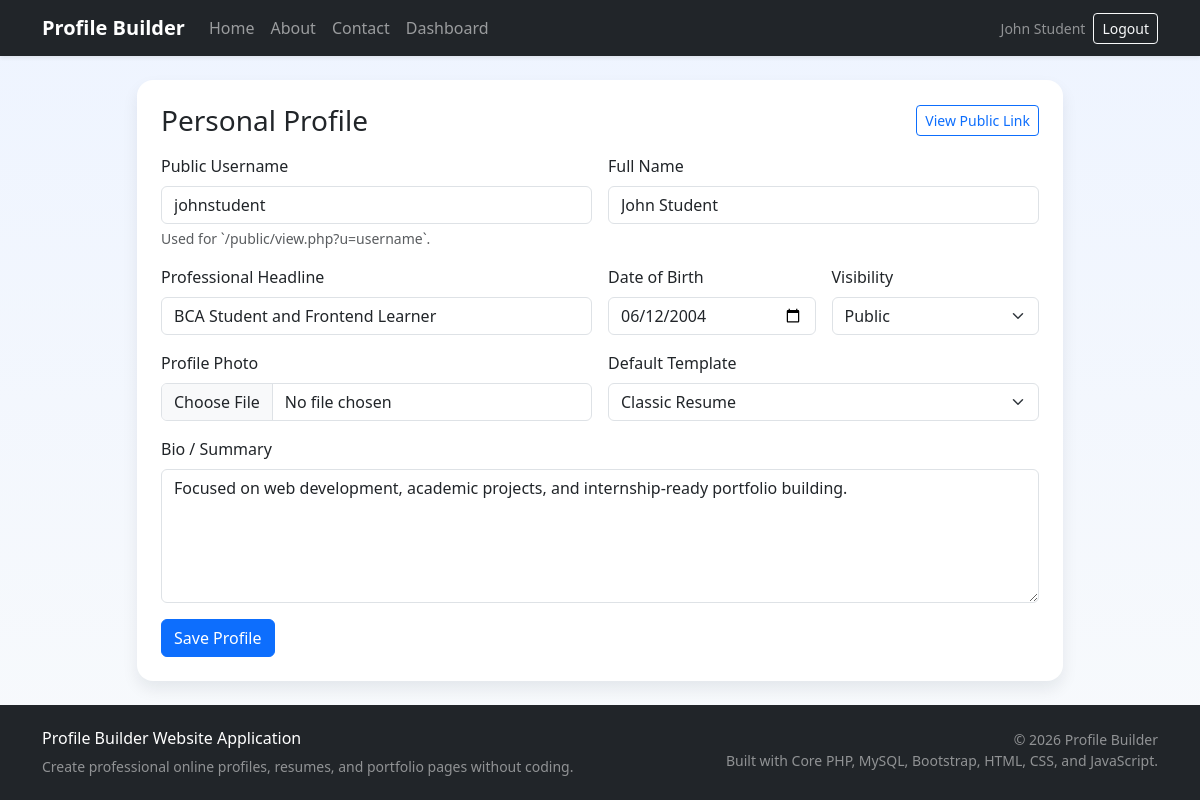
The app's page /user/profile.php (signed in) with its own data.
### tables this page shows
CREATE TABLE profiles (
    id INT AUTO_INCREMENT PRIMARY KEY,
    user_id INT NOT NULL,
    username VARCHAR(50) NOT NULL UNIQUE,
    full_name VARCHAR(120) NOT NULL,
    headline VARCHAR(150) NOT NULL,
    bio TEXT NULL,
    date_of_birth DATE NULL,
    profile_photo VARCHAR(255) NULL,
    template_name VARCHAR(50) NOT NULL DEFAULT 'classic',
    privacy ENUM('public', 'private') NOT NULL DEFAULT 'public',
    created_at TIMESTAMP NOT NULL DEFAULT CURRENT_TIMESTAMP,
    updated_at TIMESTAMP NOT NULL DEFAULT CURRENT_TIMESTAMP ON UPDATE CURRENT_TIMESTAMP,
    CONSTRAINT fk_profiles_user FOREIGN KEY (user_id) REFERENCES users(id) ON DELETE CASCADE
);

### includes/functions.php (called while the page is built, shortened)
<?php
require_once __DIR__ . '/../config/database.php';
function db(): PDO
{
    global $pdo;
    return $pdo;
}
function e(?string $value): string
{
    return htmlspecialchars((string) $value, ENT_QUOTES, 'UTF-8');
}
function current_user(): ?array
{
    return $_SESSION['user'] ?? null;
}
function is_logged_in(): bool
{
    return current_user() !== null;
}
function get_user_profile(int $userId): ?array
{
    $stmt = db()->prepare('SELECT * FROM profiles WHERE user_id = ? LIMIT 1');
    $stmt->execute([$userId]);
    return $stmt->fetch() ?: null;
}
function get_templates(): array
{
    return [
        'classic' => 'Classic Resume',
        'modern' => 'Modern Portfolio',
        'minimal' => 'Minimal Professional',
    ];
}
function public_profile_link(string $username): string
{
    return '/profile-builder-website-application/public/view.php?u=' . urlencode($username);
}

### user/profile.php (the view, shortened to what this page needs)
<?php
$userId = (int) current_user()['id'];
$profile = get_user_profile($userId);
$profile = get_user_profile($userId);
require_once __DIR__ . '/../includes/header.php';
?>
<div class="row justify-content-center">
    <div class="col-lg-10">
        <div class="card form-card">
            <div class="card-body p-4">
                <div class="d-flex justify-content-between align-items-center mb-3">
                    <h1 class="h3 mb-0">Personal Profile</h1>
                    <?php if ($profile && $profile['username']): ?>
                        <a class="btn btn-outline-primary btn-sm" href="<?= e(public_profile_link($profile['username'])); ?>" target="_blank">View Public Link</a>
                    <?php endif; ?>
                </div>
                <form method="post" enctype="multipart/form-data">
                    <div class="row g-3">
                        <div class="col-md-6">
                            <label class="form-label">Public Username</label>
                            <input type="text" name="username" class="form-control" required value="<?= e($profile['username'] ?? ''); ?>">
                            <div class="form-text">Used for `/public/view.php?u=username`.</div>
                        </div>
                        <div class="col-md-6">
                            <label class="form-label">Full Name</label>
                            <input type="text" name="full_name" class="form-control" required value="<?= e($profile['full_name'] ?? current_user()['name']); ?>">
                        </div>
                        <div class="col-md-6">
                            <label class="form-label">Professional Headline</label>
                            <input type="text" name="headline" class="form-control" required value="<?= e($profile['headline'] ?? ''); ?>">
                        </div>
                        <div class="col-md-3">
                            <label class="form-label">Date of Birth</label>
                            <input type="date" name="date_of_birth" class="form-control" value="<?= e($profile['date_of_birth'] ?? ''); ?>">
                        </div>
                        <div class="col-md-3">
                            <label class="form-label">Visibility</label>
                            <select name="privacy" class="form-select">
                                <option value="public" <?= ($profile['privacy'] ?? 'public') === 'public' ? 'selected' : ''; ?>>Public</option>
                            </select>
                        </div>
                        <div class="col-md-6">
                            <label class="form-label">Profile Photo</label>
                            <input type="file" name="profile_photo" class="form-control" accept="image/*">
                        </div>
                        <div class="col-md-6">
                            <label class="form-label">Default Template</label>
                            <select name="template_name" class="form-select">
                                <?php foreach (get_templates() as $key => $label): ?>
                                    <option value="<?= e($key); ?>" <?= ($profile['template_name'] ?? 'classic') === $key ? 'selected' : ''; ?>><?= e($label); ?></option>
                                <?php endforeach; ?>
                            </select>
                        </div>
                        <div class="col-12">
                            <label class="form-label">Bio / Summary</label>
                            <textarea name="bio" class="form-control" rows="5"><?= e($profile['bio'] ?? ''); ?></textarea>
                        </div>
                    </div>
                    <button class="btn btn-primary mt-3" type="submit">Save Profile</button>
                </form>
            </div>
        </div>
    </div>
</div>
<?php require_once __DIR__ . '/../includes/footer.php'; ?>

### includes/header.php (shortened to what this page needs)
<?php
require_once __DIR__ . '/functions.php';
?>
<!DOCTYPE html>
<html lang="en">
<head>
    <link href="https://cdn.jsdelivr.net/npm/bootstrap@5.3.3/dist/css/bootstrap.min.css" rel="stylesheet">
    <link rel="stylesheet" href="/profile-builder-website-application/assets/css/style.css">
</head>
<body>
<nav class="navbar navbar-expand-lg navbar-dark bg-dark shadow-sm">
    <div class="container">
        <a class="navbar-brand fw-bold" href="/profile-builder-website-application/index.php">Profile Builder</a>
        <div class="collapse navbar-collapse" id="mainNavbar">
            <ul class="navbar-nav me-auto mb-2 mb-lg-0">
                <li class="nav-item"><a class="nav-link" href="/profile-builder-website-application/index.php">Home</a></li>
                <li class="nav-item"><a class="nav-link" href="/profile-builder-website-application/about.php">About</a></li>
                <li class="nav-item"><a class="nav-link" href="/profile-builder-website-application/contact.php">Contact</a></li>
                <?php if (is_logged_in()): ?>
                    <li class="nav-item"><a class="nav-link" href="/profile-builder-website-application/user/dashboard.php">Dashboard</a></li>
                <?php endif; ?>
            </ul>
            <div class="d-flex align-items-center gap-2">
                <?php if (is_logged_in()): ?>
                    <span class="text-white-50 small"><?= e(current_user()['name']); ?></span>
                    <a class="btn btn-outline-light btn-sm" href="/profile-builder-website-application/auth/logout.php">Logout</a>
                <?php else: ?>
                    <a class="btn btn-outline-light btn-sm" href="/profile-builder-website-application/auth/login.php">Login</a>
                    <a class="btn btn-warning btn-sm" href="/profile-builder-website-application/auth/register.php">Register</a>
                <?php endif; ?>
            </div>
        </div>
    </div>
</nav>
<main class="py-4">
    <div class="container">

### assets/css/style.css (style rules this page uses)
:root { --primary-color: #0f4c81; --secondary-color: #1f2937; --accent-color: #f59e0b; --surface-color: #f8fafc; }
body { background: linear-gradient(180deg, #eef4ff 0%, #f8fafc 100%); color: #1f2937; min-height: 100vh; }
.form-card, .content-card { border: 0; border-radius: 1rem; box-shadow: 0 0.5rem 1rem rgba(15, 23, 42, 0.08); }

### records on screen
profiles: full_name "John Student", username "johnstudent", headline "BCA Student and Frontend Learner", date_of_birth "06/12/2004", privacy "Public", template_name "Classic Resume", bio "Focused on web development, academic projects, and internship-ready portfolio building."
